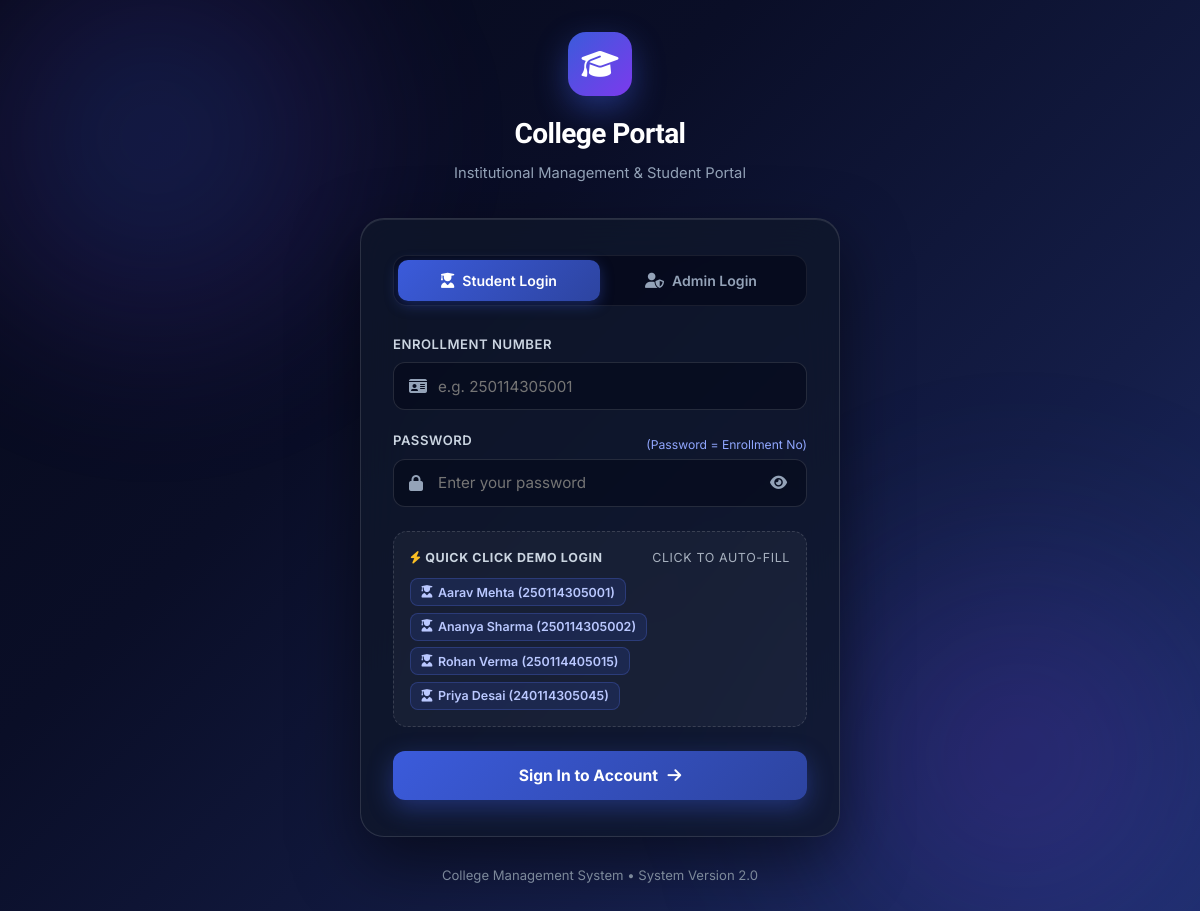
The page /index.php?module=auth&action=login on the database its author committed.
### tables this page shows
CREATE TABLE IF NOT EXISTS `students` (
  `id` INT AUTO_INCREMENT PRIMARY KEY,
  `gr_no` VARCHAR(100) DEFAULT NULL,
  `enroll_no` VARCHAR(100) NOT NULL UNIQUE,
  `name` VARCHAR(150) NOT NULL,
  `email` VARCHAR(150) DEFAULT NULL,
  `phone` VARCHAR(50) DEFAULT NULL,
  `gender` ENUM('Male', 'Female') NOT NULL DEFAULT 'Male',
  `dob` DATE DEFAULT NULL,
  `department` VARCHAR(100) NOT NULL,
  `semester` INT DEFAULT 8,
  `cgpa` DECIMAL(3,2) DEFAULT 0.00,
  `passing_year` INT NOT NULL,
  `address` TEXT DEFAULT NULL,
  `skills` TEXT DEFAULT NULL,
  `password` VARCHAR(255) DEFAULT NULL COMMENT 'Bcrypt hash of enrollment number',
  `placement_status` ENUM('Placed', 'Internship', 'Higher Studies', 'Business', 'Unplaced') NOT NULL DEFAULT 'Unplaced',
  `company_name` VARCHAR(255) DEFAULT NULL,
  `designation` VARCHAR(150) DEFAULT NULL,
  `package_lpa` DECIMAL(5,2) DEFAULT NULL,
  `offer_letter_file` VARCHAR(255) DEFAULT NULL,
  `resume_file` VARCHAR(255) DEFAULT NULL,
  `created_at` DATETIME DEFAULT CURRENT_TIMESTAMP,
  `updated_at` DATETIME DEFAULT CURRENT_TIMESTAMP ON UPDATE CURRENT_TIMESTAMP,
  INDEX (`gr_no`),
  INDEX (`passing_year`),
  INDEX (`department`),
  INDEX (`placement_status`)
);

### views/auth/login.php (the view, shortened to what the rows shown need)
<!DOCTYPE html>
<html lang="en">
<head>
    <link rel="stylesheet" href="https://cdnjs.cloudflare.com/ajax/libs/font-awesome/6.5.0/css/all.min.css">
    <link rel="stylesheet" href="assets/css/style.css?v=<?= time() ?>">
</head>
<body class="auth-page">
    <div class="auth-container">
        <div class="auth-header-brand">
            <h1>College Portal</h1>
        </div>
        <div class="auth-card">
            <form action="index.php?module=auth&action=processLogin" method="POST" id="authLoginForm">
                <div class="auth-quick-box">
                    <div class="auth-quick-chips" id="studentQuickChips" style="<?= $activeTab === 'admin' ? 'display:none;' : '' ?>">
                        <?php if (!empty($sampleStudents)): ?>
                            <?php foreach ($sampleStudents as $st): ?>
                                <button type="button" class="auth-quick-chip" onclick="fillCredentials('<?= htmlspecialchars($st['enroll_no']) ?>', '<?= htmlspecialchars($st['enroll_no']) ?>')">
                                    <i class="fa-solid fa-user-graduate"></i>
                                    <span><?= htmlspecialchars($st['name']) ?> (<?= htmlspecialchars($st['enroll_no']) ?>)</span>
                                </button>
                            <?php endforeach; ?>
                        <?php endif; ?>
                    </div>
                </div>
            </form>
        </div>
    </div>
</body>
</html>

### rows shown on the page
students: name "Aarav Mehta", enroll_no "250114305001"
students: name "Ananya Sharma", enroll_no "250114305002"
students: name "Rohan Verma", enroll_no "250114405015"
students: name "Priya Desai", enroll_no "240114305045"
